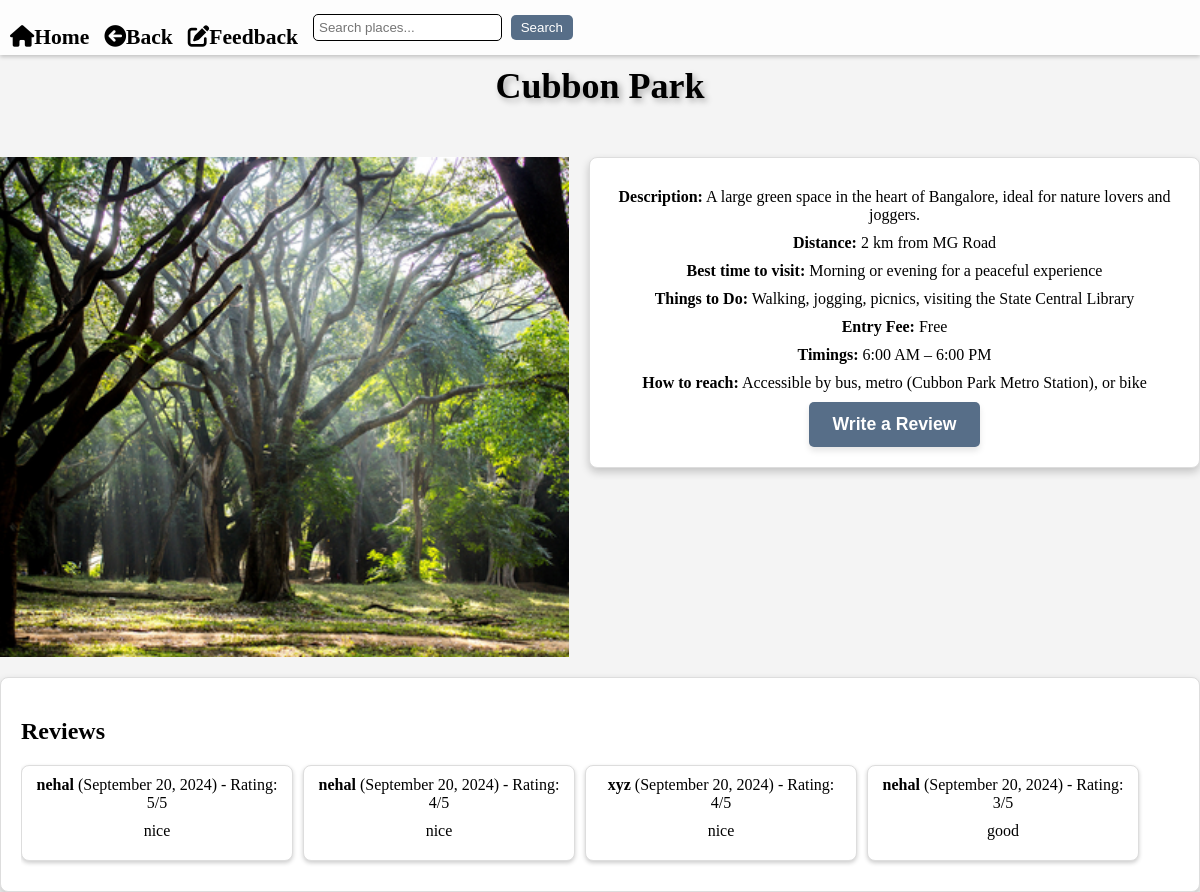
/place/14/, run on the app's committed database.
### guide/models.py (models this page shows, shortened)
class Place(models.Model):
    district = models.ForeignKey(District, related_name='places', on_delete=models.CASCADE)
    name = models.CharField(max_length=100)
    description = models.TextField()
    distance = models.CharField(max_length=50, null=True, blank=True)
    best_time_to_visit = models.CharField(max_length=500, null=True, blank=True)
    things_to_do = models.TextField( max_length=500, null=True, blank=True)
    entry_fee = models.CharField(max_length=200, null=True, blank=True)
    timings = models.CharField(max_length=50, null=True, blank=True)
    how_to_reach = models.CharField(max_length=1000, null=True, blank=True)

class PlaceImage(models.Model):
    image = models.ImageField(upload_to='images/', verbose_name='Place Image')
    place = models.ForeignKey(Place, on_delete=models.CASCADE)

class Review(models.Model):
    place = models.ForeignKey('Place', on_delete=models.CASCADE)
    name = models.CharField(max_length=100)
    email = models.EmailField()
    rating = models.IntegerField()
    comments = models.TextField()
    created_at = models.DateTimeField(auto_now_add=True)

### guide/views.py (the view)
# urls.py: path('place/<int:id>/', views.place_detail, name='place_detail'),
def place_detail(request, id):
    place = get_object_or_404(Place, id=id)
    reviews = Review.objects.filter(place=place).order_by('-rating')
    profile_picture_url = None
    if request.user.is_authenticated:
        try:
            profile = request.user.userprofile  # Access the user profile
            profile_picture_url = profile.profile_picture.url if profile.profile_picture else None
        except UserProfile.DoesNotExist:
            profile_picture_url = None  # Handle case where profile doesn't exist
    return render(request, 'guide/place_detail.html', {
        'place': place,
        'reviews': reviews,
        'profile_picture_url': profile_picture_url,  # Pass the profile picture URL to the template
    })

### guide/templates/guide/place_detail.html (shortened to what this page needs)
<!DOCTYPE html>
<html lang="en">
<head>
    <link rel="stylesheet" href="https://unpkg.com/swiper/swiper-bundle.min.css" />
    <link rel="stylesheet" href="https://cdnjs.cloudflare.com/ajax/libs/font-awesome/6.0.0-beta3/css/all.min.css">
</head>
<body>
    <div class="header">
        <nav>
            <a href="{% url 'home' %}"><i class="fas fa-home"></i>Home</a>
            <a href="{% url 'district_detail' place.district.id %}"><i class="fas fa-arrow-circle-left"></i>Back</a>
            {% if place.district.id %}
                <a href="{% url 'feedback' place_id=place.id %}"><i class="fas fa-edit"></i>Feedback</a>
            {% else %}
                <a href="#">Back</a>
            {% endif %}
            <form id="searchForm" action="{% url 'search' %}" method="GET" style="position: relative;">
                <input type="text" id="searchInput" name="query" placeholder="Search places..."
                    style="padding: 5px; border-radius: 5px; border: 1px solid #000; margin-right: 5px;"/>
                <button type="submit"
                    style="padding: 5px 10px; background-color: #576e88; color: white; border: none; border-radius: 5px; cursor: pointer;">
                    Search
                </button>
            </form>
        </nav>
    </div>
    <h1>{{ place.name }}</h1>
    <div class="container">
        {% if place.placeimage_set.all %}
        <div class="swiper">
            <div class="swiper-wrapper">
                {% for image in place.placeimage_set.all %}
                <div class="swiper-slide">
                    <img src="{{ image.image.url }}" alt="{{ place.name }} image">
                </div>
                {% endfor %}
            </div>
        </div>
        {% else %}
        <p>No images available for this place.</p>
        {% endif %}
        <div class="details">
            <p><strong>Description:</strong> {{ place.description }}</p>
            <p><strong>Distance:</strong> {{ place.distance }}</p>
            <p><strong>Best time to visit:</strong> {{ place.best_time_to_visit }}</p>
            <p><strong>Things to Do:</strong> {{ place.things_to_do }}</p>
            <p><strong>Entry Fee:</strong> {{ place.entry_fee }}</p>
            <p><strong>Timings:</strong> {{ place.timings }}</p>
            <p><strong>How to reach:</strong> {{ place.how_to_reach }}</p>
            <button id="writeReviewButton" data-authenticated="{{ user.is_authenticated|yesno:'true,false' }}">Write a Review</button>
        </div>
    </div>
<div class="reviews-container">
    <h2 class="reviews-title">Reviews</h2>
    <div class="reviews">
        {% for review in reviews %}
        <div class="review-item">
            <strong>{{ review.name }}</strong> ({{ review.created_at|date:"F j, Y" }}) - Rating: {{ review.rating }}/5
            <p>{{ review.comments }}</p>
        </div>
        {% empty %}
        <p>No reviews yet. Be the first to write one!</p>
        {% endfor %}
    </div>
</div>
</body>
</html>

### guide/templates/guide/place_detail.html (style rules this page uses)
body { margin: 0; padding: 0; text-align: center; background-color: #f4f4f4; }
.header { width: 100%; color: black; position: fixed; top: 0; left: 0; padding: 5px 10px; z-index: 1000; display: flex; justify-content: flex-start; background: rgba(255, 255, 255, 0.8); box-shadow: 0 2px 4px rgba(0, 0, 0, 0.2); box-sizing: border-box; font-size: 0.9em; }
.header nav { display: flex; gap: 15px; align-items: center; }
.header a { color: black; text-decoration: none; font-weight: bold; border-radius: 5px; font-size: 1.5em; transition: background-color 0.3s ease, transform 0.3s ease; }
.container { display: flex; flex-direction: row; align-items: flex-start; justify-content: center; box-sizing: border-box; max-width: 1200px; margin: 0 auto; }
.swiper { position: relative; flex: 1; height: 500px; }
.swiper-slide img { width: 100%; height: 100%; object-fit: cover; }
.details { font-family: Cambria, Cochin, Georgia, Times, 'Times New Roman', serif; flex: 1; padding: 20px; background: #fff; border: 1px solid #ddd; border-radius: 8px; margin-left: 20px; box-shadow: 0 4px 8px rgba(0, 0, 0, 0.2); }
p { margin: 10px 0; }
a { display: block; margin-top: 20px; text-decoration: none; color: #007bff; font-weight: bold; }
h1 { margin: 50px 0; font-size: 36px; font-weight: bold; color: black; text-shadow: 3px 3px 6px rgba(0, 0, 0, 0.3); animation: pulse 2s infinite; padding-top: 15px; }
.reviews-container { padding: 20px; background-color: #fff; border: 1px solid #ddd; border-radius: 8px; box-shadow: 0 4px 8px rgba(0, 0, 0, 0.2); margin-top: 20px; overflow: hidden; }
.reviews-title { font-size: 24px; margin-bottom: 10px; text-align: left; }
.reviews { display: flex; overflow-x: auto; gap: 10px; padding: 10px 0; }
.review-item { flex: 0 0 auto; background-color: #fff; border: 1px solid #ddd; border-radius: 8px; padding: 10px; width: 250px; box-shadow: 0 2px 4px rgba(0, 0, 0, 0.2); }
#writeReviewButton { padding: 12px 24px; background-color: #576e88; color: white; border: none; border-radius: 5px; cursor: pointer; font-size: 1.1em; font-weight: bold; box-shadow: 0 4px 6px rgba(0, 0, 0, 0.1); transition: background-color 0.3s ease, transform 0.3s ease; }

### data on the page
Place: name "Cubbon Park", description "A large green space in the heart of Bangalore, ideal for nature lovers and joggers.", distance "2 km from MG Road", best_time_to_visit "Morning or evening for a peaceful experience", things_to_do "Walking, jogging, picnics, visiting the State Central Library", entry_fee "Free", timings "6:00 AM – 6:00 PM", how_to_reach "Accessible by bus, metro (Cubbon Park Metro Station), or bike"
PlaceImage: image (picture)
Review: name "nehal", created_at "September 20, 2024", rating "5", comments "nice"
Review: name "nehal", created_at "September 20, 2024", rating "4", comments "nice"
Review: name "xyz", created_at "September 20, 2024", rating "4", comments "nice"
Review: name "nehal", created_at "September 20, 2024", rating "3", comments "good"
